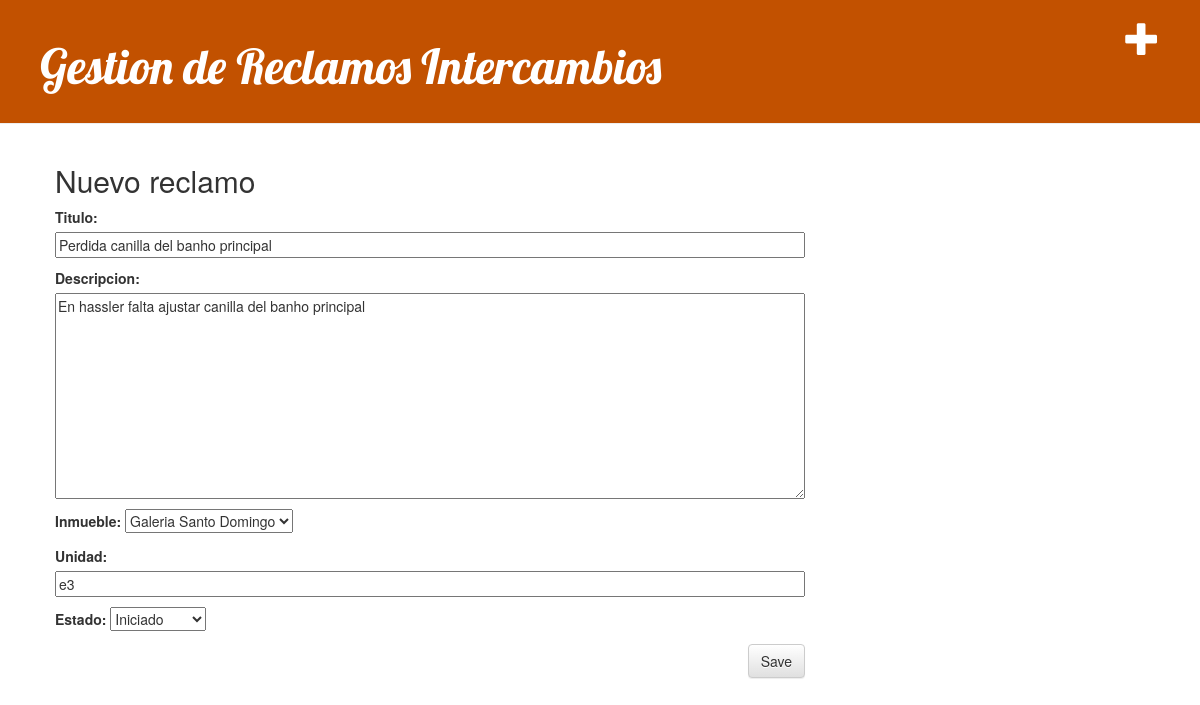
/reclamo/2/edit/, run on the app's committed database.
### Reclamos/models.py (models this page shows, shortened)
class Reclamo(models.Model):
	"""docstring for Inmueble"""
	INICIADO ='IN'
	ENPROGRESO = 'PR'
	FINALIZADO = 'FI'
	ESTADO_RECLAMO = [
        (INICIADO, 'Iniciado'),
        (ENPROGRESO, 'EnProgreso'),
        (FINALIZADO, 'Finalizado'),
    ]
	titulo = models.CharField(max_length=200)
	descripcion = models.TextField()
	inmueble = models.ForeignKey(Inmueble ,on_delete=models.CASCADE,blank=True,null=True)
	unidad = models.CharField(max_length=10)
	comentario = models.CharField(max_length=200)
	estado = models.CharField(max_length=2, choices=ESTADO_RECLAMO, default=INICIADO)
	creado = models.DateTimeField(default=datetime.now, blank=True)

### Reclamos/views.py (the view)
# urls.py: path('reclamo/<int:pk>/edit/', views.reclamo_edit, name='reclamo_edit'),
def reclamo_edit(request, pk):
    post = get_object_or_404(Reclamo, pk=pk)
    if request.method == "POST":
        form = ReclamoForm(request.POST, instance=post)
        if form.is_valid():
            post = form.save(commit=False)
            post.creado = timezone.now()
            post.save()
            return redirect('reclamo_detail', pk=post.pk)
    else:
        form = ReclamoForm(instance=post)
    return render(request, 'reclamos/reclamo_edit.html', {'form': form})

### Reclamos/forms.py
class ReclamoForm(forms.ModelForm):
    class Meta:
        model = Reclamo
        fields = ('titulo', 'descripcion','inmueble','unidad', 'estado' )

### Inmuebles/models.py (called while the page is built)
	def __str__(self):
		return '' + self.nombre

### Reclamos/templates/reclamos/reclamo_edit.html
{% extends 'reclamos/base.html' %}
{% block content %}
    <h2>Nuevo reclamo</h2>
    <form method="POST" class="post-form">{% csrf_token %}
        {{ form.as_p }}
        <button type="submit" class="save btn btn-default">Save</button>
    </form>
{% endblock %}

### Reclamos/static/css/reclamos.css (style rules this page uses)
.save { float: right; }
.post-form textarea, .post-form input { width: 100%; }

### data on the page
Reclamo: titulo "Perdida canilla del banho principal", descripcion "En hassler falta ajustar canilla del banho principal", inmueble "Galeria Santo Domingo", unidad "e3", estado "Iniciado"
